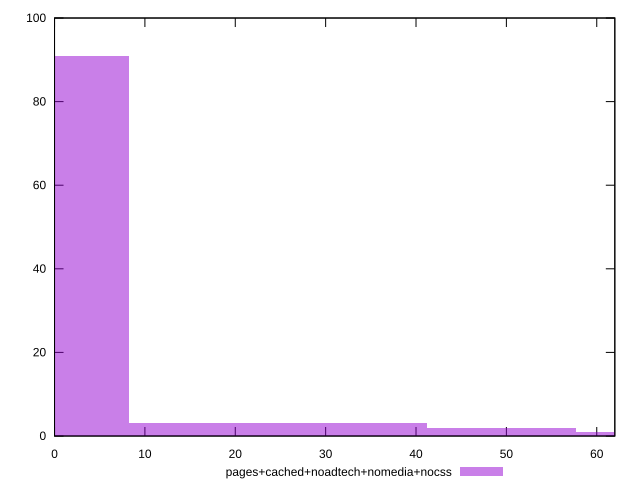

Source code (gnuplot):
reset

$pagesCachedNoadtechNomediaNocss <<EOF
32.95514877950586 3
0 91
65.91029755901172 1
16.47757438975293 3
49.43272316925879 2
EOF

set key outside below
set boxwidth 16.47757438975293
set xrange [0:62]
set yrange [0:100]
set trange [0:100]
set style fill transparent solid 0.5 noborder
set terminal svg size 640, 490 enhanced background rgb 'white'
set output "report_00025_2021-02-22T21:38:55.199Z/render-blocking-resources/comparison/histogram/4_vs_5.svg"

plot $pagesCachedNoadtechNomediaNocss title "pages+cached+noadtech+nomedia+nocss" with boxes

reset
